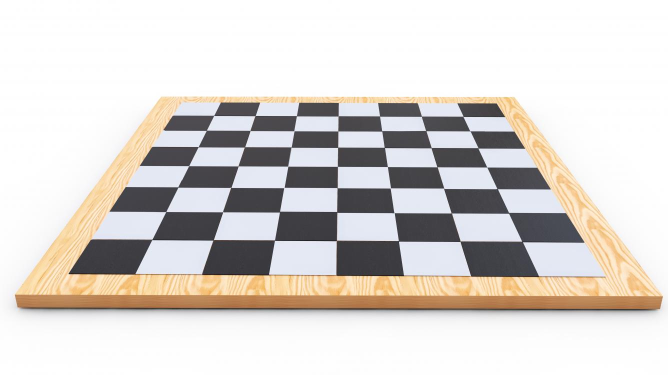
#> input picture General/images/chessboard.jpeg, 1336 x 750 px, found by its file name (shown at 1/2 size)
$ python introduction.py
#> lines starting #> are read from the running program, lines starting #| are printed output that depends on the picture; after the words box and inside, x2 and y2 are one past the last pixel; in counts of white or black regions, pixels touching at a corner belong together; long printed decimals are rounded
import numpy as np
import cv2


def main():
    e1 = cv2.getTickCount()

    # [5 lines of commented-out code are left out]
    corner_detection()

    e2 = cv2.getTickCount()
    time = (e2 - e1)/ cv2.getTickFrequency()
    print("The code was executed in ",time,"seconds.")


def create_random_bw_image(x=540, y=960):
    rand_image = np.zeros((x,y), np.uint8)
    for i in range(rand_image.shape[0]):
        for j in range(rand_image.shape[1]):
            rand_image[i, j] = np.random.randint(0, 255)
    cv2.imshow('image',rand_image)
    cv2.waitKey(0)
    cv2.destroyAllWindows()
    return rand_image

def create_random_color_image(x=540, y=960):
    rand_image = np.zeros((x,y,3), np.uint8)
    for i in range(rand_image.shape[0]):
        for j in range(rand_image.shape[1]):
            B_random = np.random.randint(0, 255)
            G_random = np.random.randint(0, 255)
            R_random = np.random.randint(0, 255)
            rand_image[i, j] = [B_random, G_random, R_random]
    cv2.imshow('image',rand_image)
    cv2.waitKey(0)
    cv2.destroyAllWindows()
    return rand_image

def corner_detection():
    img = cv2.imread('General\images\chessboard.jpeg', cv2.COLOR_BGR2RGB)
#> img is the input picture: shape (750, 1336, 3); mean B, G, R 208.5, 212.6, 217.4
    gray = cv2.cvtColor(img,cv2.COLOR_RGB2GRAY)
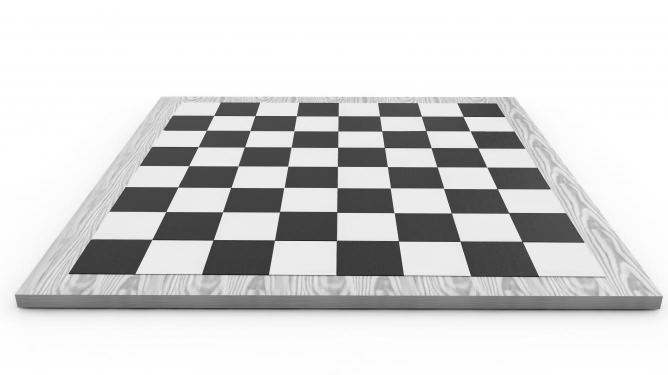
#> gray: shape (750, 1336) (shown at 1/2 size); min 2, max 255, mean 211.9
    gray2 = np.float32(gray)

    #Harris Corner Detection
    dst = cv2.cornerHarris(gray2,2,5,0.04)
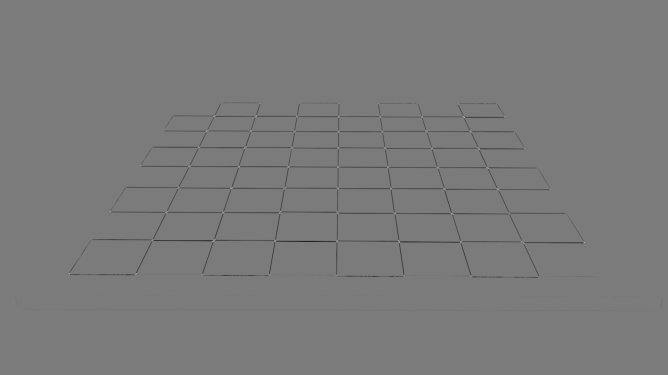
#> dst: shape (750, 1336) float32 (shown at 1/2 size); min -4.11e+09, max 4.36e+09, mean -27190586; drawn with min black and max white
    dst = cv2.dilate(dst,None)
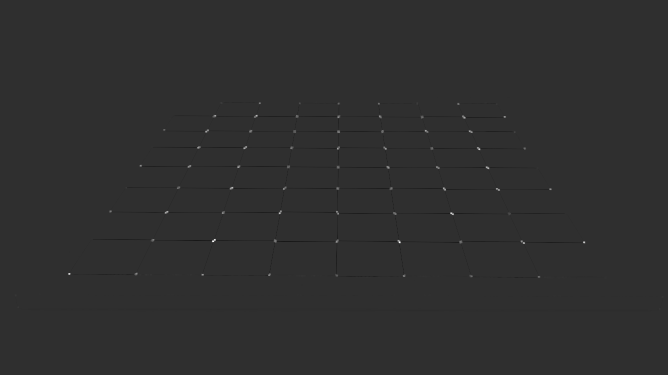
#> dst: shape (750, 1336) float32 (shown at 1/2 size); min -985384192, max 4.36e+09, mean -27998.8; drawn with min black and max white
    img[dst>0.1*dst.max()]=[0,0,255]
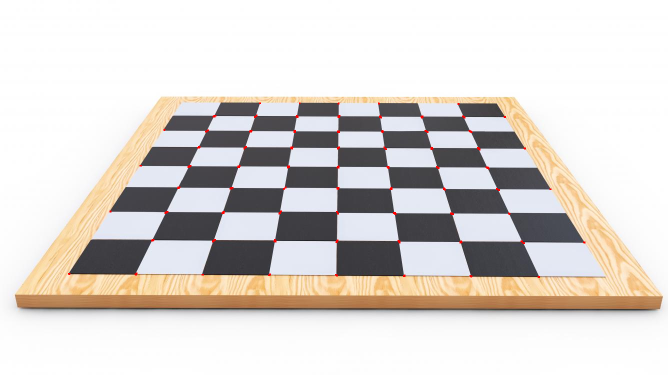
#> img: shape (750, 1336, 3) (shown at 1/2 size); 0.19% of pixels changed, all inside (x1, y1, x2, y2) = (136, 205, 1171, 556)

    #Shi-Tomasi Corner Detector
    corners = cv2.goodFeaturesToTrack(gray,25,0.05,20)
#> corners = 25 rows, first 8: [425, 482], [798, 484], [138, 547], [901, 425], [272, 546], [558, 426], [1046, 485], [958, 298]
    corners = np.int0(corners)
    for i in corners:
        x,y = i.ravel()
        cv2.circle(img,(x,y),3,255,-1)
#> this loop made 25 passes
#> (x, y) on passes 1 to 12: (425, 482), (798, 484), (138, 547), (901, 425), (272, 546), (558, 426), (1046, 485), (958, 298), (997, 379), (491, 293), (1168, 484), (850, 260)
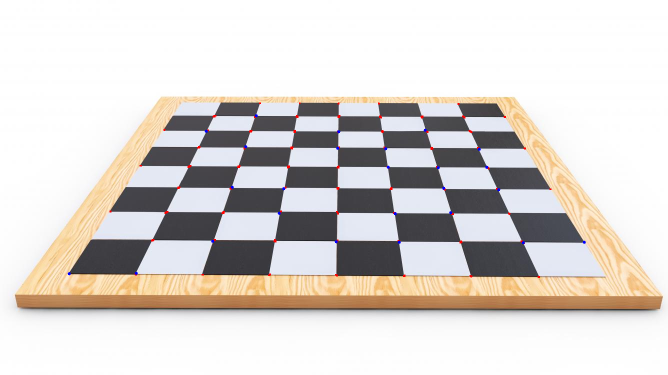
#> img: shape (750, 1336, 3) (shown at 1/2 size); 0.07% of pixels changed, all inside (x1, y1, x2, y2) = (135, 228, 1172, 551)


    cv2.imshow('image', img)
    cv2.waitKey(0)
    cv2.destroyAllWindows()

    cv2.imwrite('General\output\output-chessboard.jpeg', img)


if __name__ == "__main__":
    main()
#> in main, `time = (e2 - e1)/ cv2.getTickFrequency()`: time = 0.613
#| The code was executed in  0.6131 seconds.
